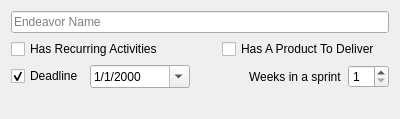
<?xml version="1.0" encoding="UTF-8"?>
<ui version="4.0">
 <class>QEditProjectWidget</class>
 <widget class="QWidget" name="QEditProjectWidget">
  <property name="geometry">
   <rect>
    <x>0</x>
    <y>0</y>
    <width>400</width>
    <height>115</height>
   </rect>
  </property>
  <property name="minimumSize">
   <size>
    <width>400</width>
    <height>0</height>
   </size>
  </property>
  <property name="maximumSize">
   <size>
    <width>16777215</width>
    <height>130</height>
   </size>
  </property>
  <property name="windowTitle">
   <string>Form</string>
  </property>
  <layout class="QGridLayout" name="gridLayout">
   <item row="0" column="0" colspan="7">
    <widget class="QLineEdit" name="txtName">
     <property name="placeholderText">
      <string>Endeavor Name</string>
     </property>
    </widget>
   </item>
   <item row="1" column="0" colspan="2">
    <widget class="QCheckBox" name="chkRecurring">
     <property name="text">
      <string>Has Recurring Activities</string>
     </property>
    </widget>
   </item>
   <item row="1" column="2" colspan="2">
    <spacer name="horizontalSpacer">
     <property name="orientation">
      <enum>Qt::Horizontal</enum>
     </property>
     <property name="sizeHint" stdset="0">
      <size>
       <width>19</width>
       <height>20</height>
      </size>
     </property>
    </spacer>
   </item>
   <item row="1" column="4" colspan="3">
    <widget class="QCheckBox" name="chkProduct">
     <property name="text">
      <string>Has A Product To Deliver</string>
     </property>
    </widget>
   </item>
   <item row="2" column="0">
    <widget class="QCheckBox" name="chkNotify">
     <property name="layoutDirection">
      <enum>Qt::LeftToRight</enum>
     </property>
     <property name="text">
      <string notr="true">Deadline</string>
     </property>
     <property name="checked">
      <bool>true</bool>
     </property>
     <property name="tristate">
      <bool>false</bool>
     </property>
    </widget>
   </item>
   <item row="2" column="1" colspan="2">
    <widget class="QDateTimeEdit" name="dtNotify">
     <property name="displayFormat">
      <string>M/d/yyyy</string>
     </property>
     <property name="calendarPopup">
      <bool>true</bool>
     </property>
    </widget>
   </item>
   <item row="2" column="3" colspan="2">
    <spacer name="horizontalSpacer_2">
     <property name="orientation">
      <enum>Qt::Horizontal</enum>
     </property>
     <property name="sizeHint" stdset="0">
      <size>
       <width>18</width>
       <height>20</height>
      </size>
     </property>
    </spacer>
   </item>
   <item row="2" column="5">
    <widget class="QLabel" name="label_3">
     <property name="text">
      <string>Weeks in a sprint</string>
     </property>
    </widget>
   </item>
   <item row="2" column="6">
    <widget class="QSpinBox" name="sbxSprintWeeks">
     <property name="minimum">
      <number>1</number>
     </property>
     <property name="maximum">
      <number>20</number>
     </property>
    </widget>
   </item>
   <item row="3" column="0" colspan="7">
    <widget class="QLabel" name="lblValidation">
     <property name="palette">
      <palette>
       <active>
        <colorrole role="WindowText">
         <brush brushstyle="SolidPattern">
          <color alpha="255">
           <red>115</red>
           <green>0</green>
           <blue>0</blue>
          </color>
         </brush>
        </colorrole>
       </active>
       <inactive>
        <colorrole role="WindowText">
         <brush brushstyle="SolidPattern">
          <color alpha="255">
           <red>115</red>
           <green>0</green>
           <blue>0</blue>
          </color>
         </brush>
        </colorrole>
       </inactive>
       <disabled>
        <colorrole role="WindowText">
         <brush brushstyle="SolidPattern">
          <color alpha="255">
           <red>120</red>
           <green>120</green>
           <blue>120</blue>
          </color>
         </brush>
        </colorrole>
       </disabled>
      </palette>
     </property>
     <property name="text">
      <string/>
     </property>
     <property name="alignment">
      <set>Qt::AlignRight|Qt::AlignTrailing|Qt::AlignVCenter</set>
     </property>
    </widget>
   </item>
  </layout>
 </widget>
 <resources/>
 <connections/>
</ui>
